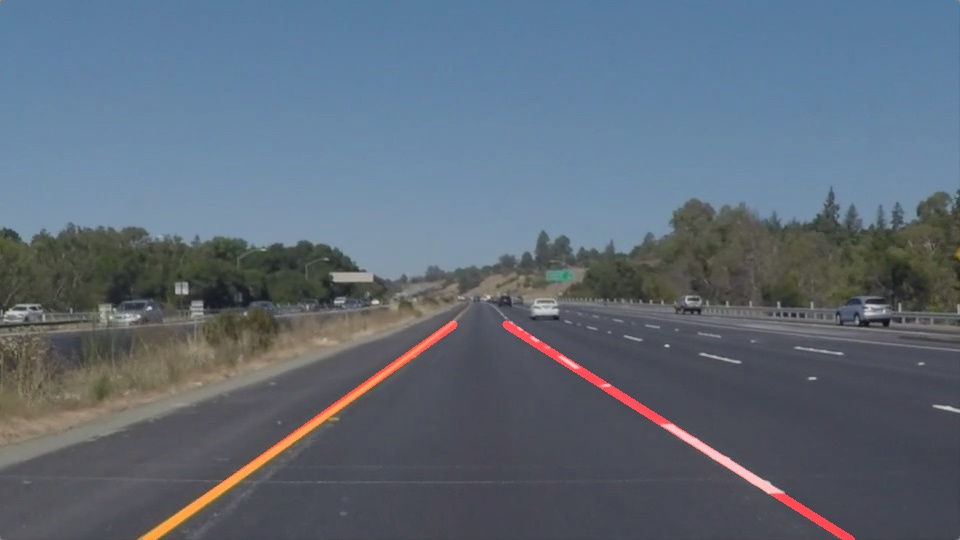
#> input picture solidYellowLeft.jpg, 960 x 540 px, found by its file name
$ jupyter execute --allow-errors P1_solid_lines.ipynb   (shell and % lines are left out)   (text cells are left out)
#> lines starting #> are read from the running program, lines starting #| are printed output that depends on the picture; after the words box and inside, x2 and y2 are one past the last pixel; in counts of white or black regions, pixels touching at a corner belong together; pictures that were not available may be replaced by others from this repository, and a replacement may not be noted
[cell 1]
#Import some necessary packages and use abbreviation instead for using easily

import matplotlib.pyplot as plt
import matplotlib.image as mpimg
import numpy as np
import cv2
import math

[cell 2]
#Read in an image
image = mpimg.imread('test_images/solidYellowLeft.jpg')
#> image is the input picture: shape (540, 960, 3); mean R, G, B 94.8, 106.9, 120.6
#print out some stats and plotting
#imshow(image, cmap='gray') will show a single channel
print('This image is:', type(image), 'with dimensions:',image.shape)
#| This image is: <class 'numpy.ndarray'> with dimensions: (540, 960, 3)
plt.imshow(image)
#plt.axis('off')
plt.show()

[cell 3]
#Define a function called grayscale which transforms the image read in
def grayscale(img):
    return cv2.cvtColor(img, cv2.COLOR_RGB2GRAY)

[cell 4]
#Define a kernel size and apply Gaussian smoothing and the kernel_size should be an odd
def Gaussian_blur(img, kernel_size):
    return cv2.GaussianBlur(img, (kernel_size, kernel_size),0)

[cell 5]
#Define Canny and its parameters
def canny(img, low_threshold, high_threshold):
        return cv2.Canny(img, low_threshold, high_threshold)

[cell 6]
#Create a masked edges image using cv2.fillpoly()
def region_of_interest(img, vertices):
#defining a blank mask to start with
    mask = np.zeros_like(img)

#Define a 3 channel or 1 channel color to fill the mask with depending on the input image
    if len(img.shape) > 2:
        channel_count = img.shape[2]
        ignore_mask_color = (255,) * channel_count
    else:
        ignore_mask_color = 255
#Filling pixels
    cv2.fillPoly(mask, vertices, ignore_mask_color)
#Returning the image only where mask pixels are nonzero
    masked_image = cv2.bitwise_and(img, mask)
    return masked_image

[cell 7]
# Using polyfit to get the slot and intercept of lines
def draw_fitting_lines(img, x, y, color=[255, 0, 0], thickness=8):

    #expect non-empty vector
    if len(x) == 0:
        return

    linesfit = np.polyfit(x, y, 1)
    #get slot and intercept of lines
    slot = linesfit[0]
    intercept = linesfit[1]

    y1 = img.shape[0]
    x1 = int((y1 - intercept)/slot)
    y2 = int(img.shape[0]* .6)
    x2 = int((y2 - intercept)/slot)
    cv2.line(img, (x1, y1), (x2, y2), [255, 0, 0], 8)

[cell 8]
#Set the quatifition to get the relevant coordinate and draw lines
def draw_lines(img, lines, color=[255, 0, 0], thickness=8):

    left_x = []
    left_y = []
    right_x = []
    right_y = []

    for line in lines:
        for x1,y1,x2,y2 in line:
            slope = (y2 - y1)/(x2 - x1)
            if(slope <0.8 and slope>0.5):
                left_x.append(x1)
                left_x.append(x2)

                left_y.append(y1)
                left_y.append(y2)

            elif(slope<-0.5 and slope>-0.8):
                right_x.append(x1)
                right_x.append(x2)

                right_y.append(y1)
                right_y.append(y2)

    draw_fitting_lines(img, left_x, left_y)
    draw_fitting_lines(img, right_x, right_y)

[cell 9]
#Run Hough on edge detected image
#Output "lines"is an array containing endpoints of detected line segments
def hough_lines(img, rho, theta, threshold, min_line_len, max_line_gap):
    lines = cv2.HoughLinesP(img, rho, theta, threshold, np.array([]),
                            minLineLength=min_line_len, maxLineGap=max_line_gap)
    #创建3维数组，无符号整型数
    line_img = np.zeros((img.shape[0], img.shape[1], 3), dtype=np.uint8)
    draw_lines(line_img, lines)

    return line_img

[cell 10]
# Draw the lines on the edge image
def weighted_img(img, initial_img, α=.8, β=1.5, γ=0.) :
    return cv2.addWeighted(initial_img, α, img, β, γ)

[cell 11]
import os
os.listdir("test_images/")

[cell 12]
def Lane_finding_pipeline(img):
    # grayscale
    Gray = grayscale(img)

    # apply gaussian blur and Canny edges
    Gaus_blur = Gaussian_blur(Gray, 7)
    Canny_edges = canny(Gaus_blur, 50, 150)

    # ROI
    #imshape = img.shape
    vertices = np.array([[(110,img.shape[0]),(img.shape[1]*.46,img.shape[0]*.6),
                      (img.shape[1]*.54,img.shape[0]*.6),(img.shape[1],img.shape[0])]], dtype=np.int32)
    ROI = region_of_interest(Canny_edges,vertices)

    # hough lines
    rho = 1
    theta = np.pi/180
    threshold = 30
    min_line_len = 5
    max_line_gap = 10
    Hough_lines = hough_lines(ROI, rho, theta, threshold, min_line_len, max_line_gap)

    # weighted lines
    Weighted_lines = weighted_img(Hough_lines,img)

    return Weighted_lines

[cell 13]
# TODO: Build your pipeline that will draw lane lines on the test_images
# then save them to the test_images_output directory.
#List_of_images = os.listdir("test_images/")
for i in os.listdir("test_images/"):
    image = cv2.imread("test_images/" + i)
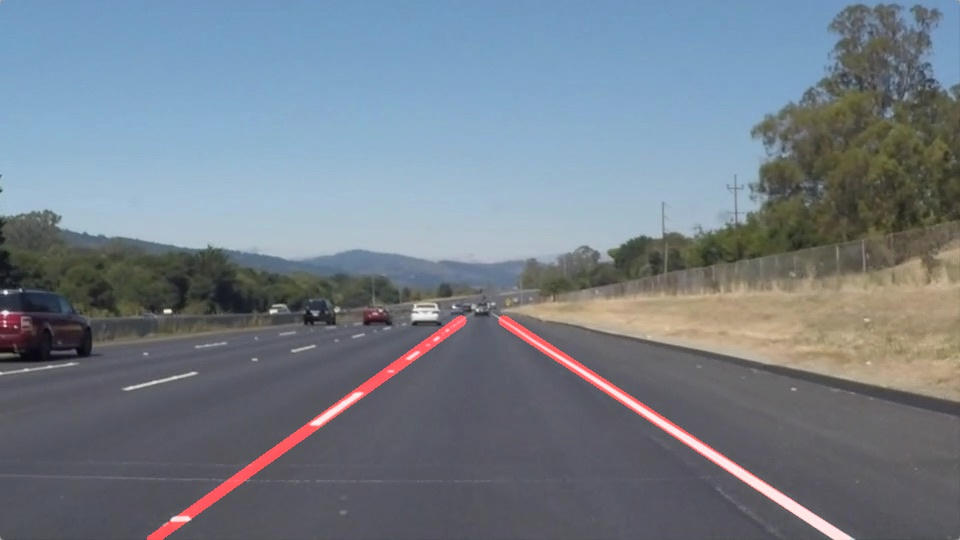
#> input picture laneLines_thirdPass.jpg, 960 x 540 px, given as the content of the folder test_images/, which was not available
#> image is the input picture: shape (540, 960, 3); mean B, G, R 136.5, 126, 116.1
    image1 = cv2.cvtColor(image, cv2.COLOR_BGR2RGB)
    Final_img = Lane_finding_pipeline(image1)
#> in grayscale, `return cv2.cvtColor(img, cv2.COLOR_RGB2GRAY)`:
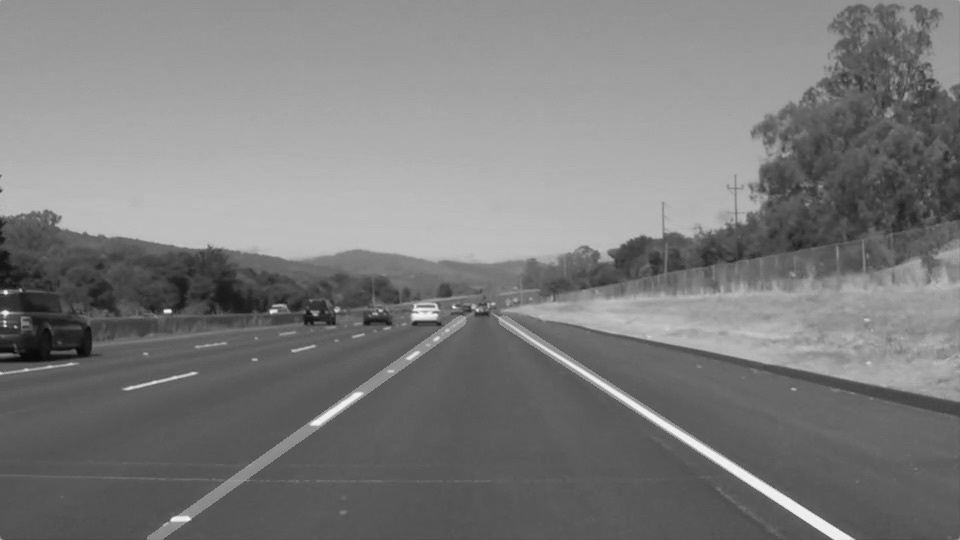
#> returned value: shape (540, 960); min 8, max 246, mean 124.2
#> in canny, `return cv2.Canny(img, low_threshold, high_threshold)`:
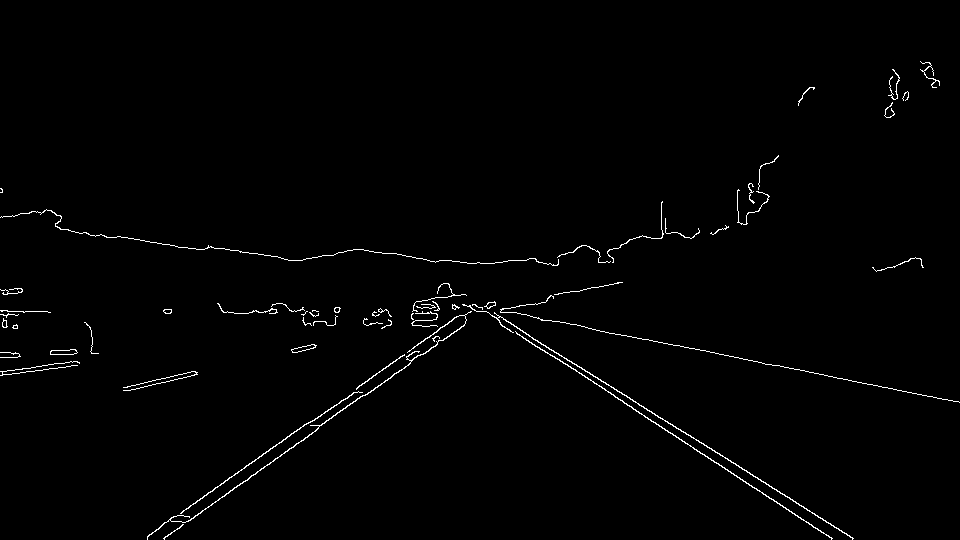
#> returned value: shape (540, 960); 1.1% white in thin lines or dots, all inside (x1, y1, x2, y2) = (0, 61, 960, 540)
#> in region_of_interest, `cv2.fillPoly(mask, vertices, ignore_mask_color)`:
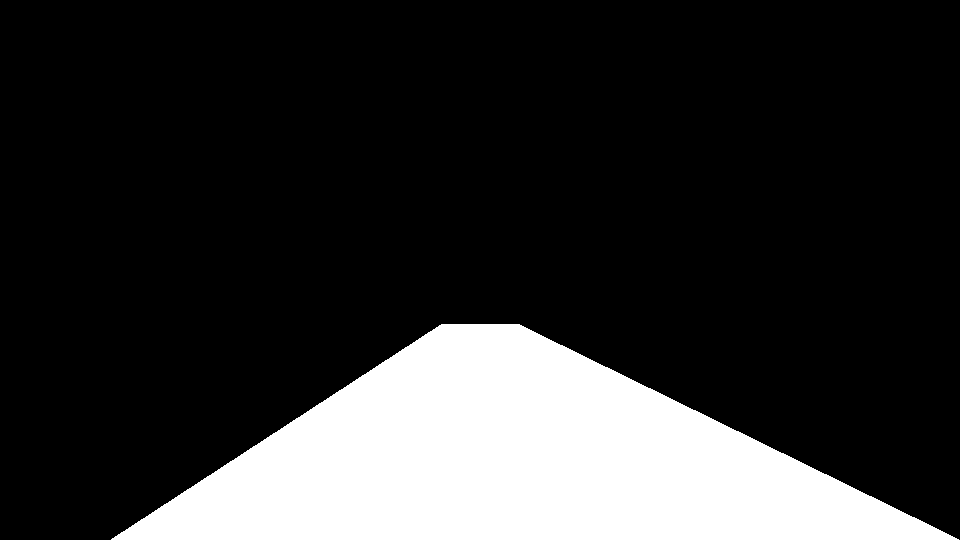
#> mask: shape (540, 960); 19.3% white; 1 white region, box (x1, y1, x2, y2) and area: (111, 324, 959, 540) 100178
#> in region_of_interest, `masked_image = cv2.bitwise_and(img, mask)`:
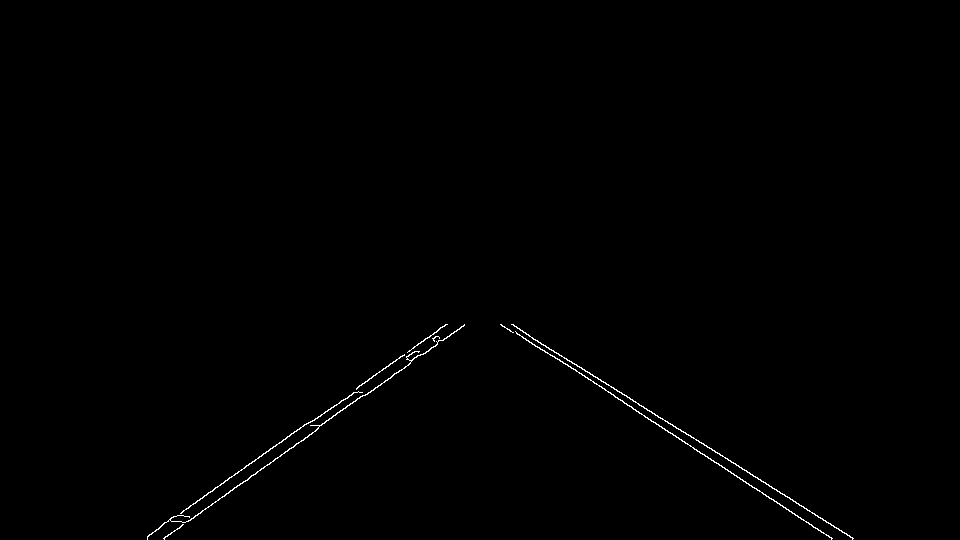
#> masked_image: shape (540, 960); 0.41% white in thin lines or dots, all inside (x1, y1, x2, y2) = (147, 324, 854, 540)
#> in hough_lines, `lines = cv2.HoughLinesP(img, rho, theta, threshold, np.array([]), minL..`: lines = 23 rows, first 6: [511, 324, 853, 538], [615, 397, 832, 538], [208, 492, 308, 422], [317, 428, 464, 325], [149, 534, 312, 420], [529, 336, 686, 434]
#> the loop in draw_lines, `for line in lines:` made 23 passes
#> line on passes 1 to 12: [[511, 324, 853, 538]], [[615, 397, 832, 538]], [[208, 492, 308, 422]], [[317, 428, 464, 325]], [[149, 534, 312, 420]], [[529, 336, 686, 434]], [[164, 537, 317, 429]], [[552, 355, 635, 409]], [[356, 389, 445, 324]], [[147, 537, 159, 528]], [[672, 424, 792, 499]], [[319, 425, 362, 395]]
#> after the loop in draw_lines, `for line in lines:`: left_x = [511, 853, 615, 832, 529, 686, 552, 635, 672, 792, 594, 641, 516, 550, 620, 678]; left_y = [324, 538, 397, 538, 336, 434, 355, 409, 424, 499, 383, 413, 333, 355, 400, 437]; right_x = 30 values, max 464 at index 3, min 147 at index 10, mean 296.6; right_y = 30 values, max 538 at index 20, min 324 at index 9, mean 435.7
#> in draw_fitting_lines, `linesfit = np.polyfit(x, y, 1)`: linesfit = [0.626, 9.2]
#> in draw_fitting_lines, `slot = linesfit[0]`: slot = 0.626
#> in draw_fitting_lines, `intercept = linesfit[1]`: intercept = 9.2
#> in draw_fitting_lines, `x1 = int((y1 - intercept)/slot)`: x1 = 848
#> in draw_fitting_lines, `x2 = int((y2 - intercept)/slot)`: x2 = 503
#> call 2 of draw_fitting_lines, with thickness = 8
#> in draw_fitting_lines (call 2), `linesfit = np.polyfit(x, y, 1)`: linesfit = [-0.69, 640.2]
#> in draw_fitting_lines (call 2), `slot = linesfit[0]`: slot = -0.69
#> in draw_fitting_lines (call 2), `intercept = linesfit[1]`: intercept = 640.2
#> in draw_fitting_lines (call 2), `x1 = int((y1 - intercept)/slot)`: x1 = 145
#> in draw_fitting_lines (call 2), `x2 = int((y2 - intercept)/slot)`: x2 = 458
#> in draw_fitting_lines (call 2), `cv2.line(img, (x1, y1), (x2, y2), [255, 0, 0], 8)`:
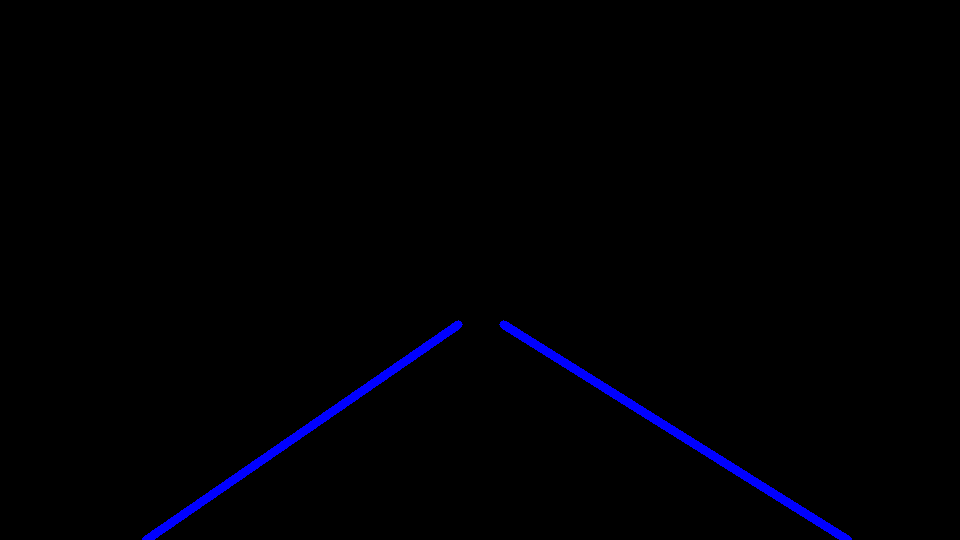
#> img: shape (540, 960, 3); mean of channels 0, 1, 2 3.4, 0, 0; drawn as B, G, R
#> in weighted_img, `return cv2.addWeighted(initial_img, α, img, β, γ)`:
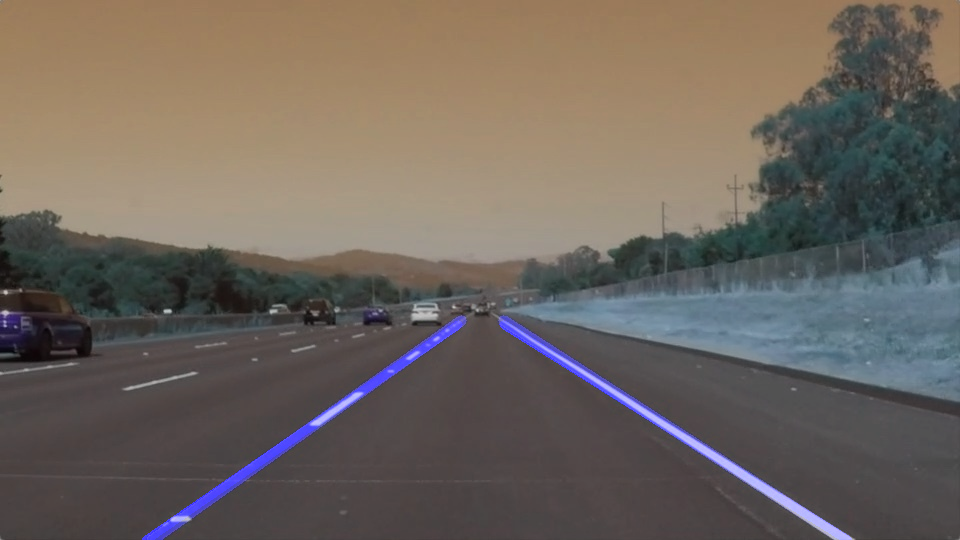
#> returned value: shape (540, 960, 3); mean of channels 0, 1, 2 93.7, 100.8, 109.2; drawn as B, G, R

    Final_img1=cv2.cvtColor(Final_img, cv2.COLOR_BGR2RGB)
    cv2.imwrite("test_images_output/" + i, Final_img1)

    print(Final_img.shape)
#| (540, 960, 3)
    plt.imshow(Final_img)
    plt.show()
